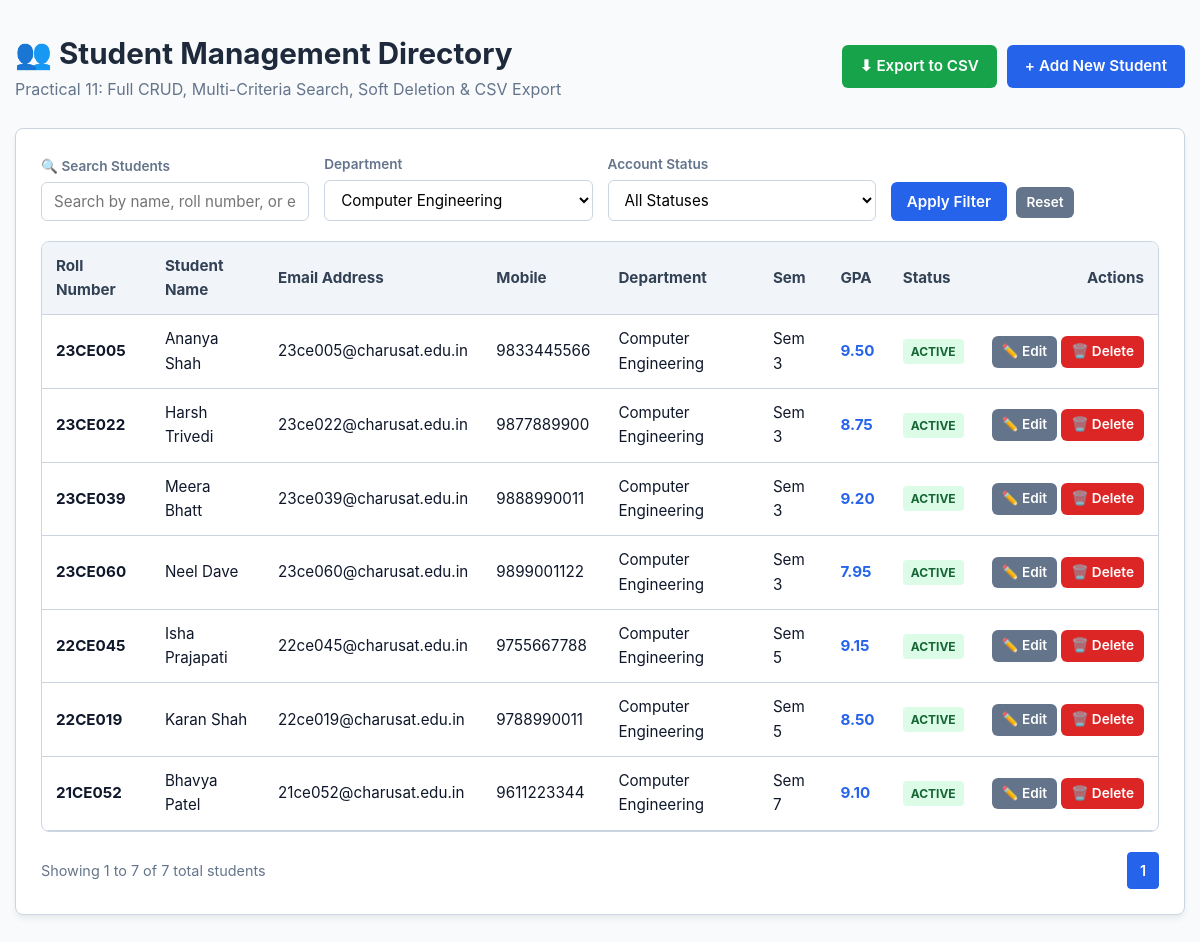
The app's page /index.php?department=Computer Engineering with its own data.
### tables this page shows
CREATE TABLE IF NOT EXISTS `students` (
    `id` INT UNSIGNED AUTO_INCREMENT PRIMARY KEY,
    `roll_number` VARCHAR(20) NOT NULL UNIQUE,
    `full_name` VARCHAR(100) NOT NULL,
    `email` VARCHAR(100) NOT NULL UNIQUE,
    `phone` VARCHAR(15) NOT NULL,
    `department` VARCHAR(80) NOT NULL,
    `semester` TINYINT UNSIGNED NOT NULL DEFAULT 1,
    `gpa` DECIMAL(3, 2) NOT NULL DEFAULT 0.00,
    `city` VARCHAR(50) NOT NULL DEFAULT 'Anand',
    `status` ENUM('active', 'inactive', 'deleted') NOT NULL DEFAULT 'active',
    `created_at` TIMESTAMP DEFAULT CURRENT_TIMESTAMP,
    `updated_at` TIMESTAMP DEFAULT CURRENT_TIMESTAMP ON UPDATE CURRENT_TIMESTAMP,
    INDEX `idx_students_search` (`roll_number`, `full_name`, `email`),
    INDEX `idx_students_filter` (`department`, `status`)
);

### index.php (the view, shortened to what this page needs)
<?php
$pdo = Database::getConnection();
$search     = trim($_GET['search'] ?? '');
$department = trim($_GET['department'] ?? 'ALL');
$status     = trim($_GET['status'] ?? 'ALL');
$page       = max(1, (int)($_GET['page'] ?? 1));
$perPage    = 8;
$offset     = ($page - 1) * $perPage;
$whereClauses = [];
$params = [];
if ($department !== '' && $department !== 'ALL') {
    $whereClauses[] = "department = :dept";
    $params[':dept'] = $department;
}
$whereSql = !empty($whereClauses) ? 'WHERE ' . implode(' AND ', $whereClauses) : '';
$countStmt = $pdo->prepare("SELECT COUNT(*) FROM students {$whereSql}");
$countStmt->execute($params);
$totalRows = (int)$countStmt->fetchColumn();
$totalPages = max(1, ceil($totalRows / $perPage));
$query = "
    SELECT id, roll_number, full_name, email, phone, department, semester, gpa, city, status
    FROM students
    {$whereSql}
    ORDER BY id ASC
    LIMIT :limit OFFSET :offset
";
$stmt = $pdo->prepare($query);
foreach ($params as $k => $v) {
    $stmt->bindValue($k, $v);
}
$stmt->bindValue(':limit', $perPage, PDO::PARAM_INT);
$stmt->bindValue(':offset', $offset, PDO::PARAM_INT);
$stmt->execute();
$students = $stmt->fetchAll();
$deptStmt = $pdo->query("SELECT DISTINCT department FROM students WHERE department IS NOT NULL AND department != '' ORDER BY department ASC");
$allDepts = $deptStmt->fetchAll(PDO::FETCH_COLUMN);
?>
<!DOCTYPE html>
<html lang="en">
<head>
    <link rel="stylesheet" href="css/style.css">
</head>
<body>
    <div class="container">
        <header class="header">
            <div>
                <h1>👥 Student Management Directory</h1>
                <p style="color:var(--text-secondary);">Practical 11: Full CRUD, Multi-Criteria Search, Soft Deletion &amp; CSV Export</p>
            </div>
            <div style="display: flex; gap: 10px;">
                <a href="export_csv.php?search=<?= urlencode($search) ?>&department=<?= urlencode($department) ?>&status=<?= urlencode($status) ?>" class="btn btn-success">
                    ⬇ Export to CSV
                </a>
                <a href="add_student.php" class="btn">
                    + Add New Student
                </a>
            </div>
        </header>
        <div class="card">
            <form action="index.php" method="GET" class="filter-bar">
                <div class="form-group" style="flex: 2;">
                    <label for="search">🔍 Search Students</label>
                    <input type="text" id="search" name="search" class="form-control"
                           placeholder="Search by name, roll number, or email..." value="<?= htmlspecialchars($search) ?>">
                </div>
                <div class="form-group">
                    <label for="department">Department</label>
                    <select id="department" name="department" class="form-control">
                        <?php foreach ($allDepts as $d): ?>
                            <option value="<?= htmlspecialchars($d) ?>" <?= $department === $d ? 'selected' : '' ?>>
                                <?= htmlspecialchars($d) ?>
                            </option>
                        <?php endforeach; ?>
                    </select>
                </div>
                <div class="form-group">
                    <label for="status">Account Status</label>
                    <select id="status" name="status" class="form-control">
                        <option value="ALL" <?= $status === 'ALL' ? 'selected' : '' ?>>All Statuses</option>
                    </select>
                </div>
                <div>
                    <button type="submit" class="btn btn-primary" style="padding: 10px 16px;">Apply Filter</button>
                    <a href="index.php" class="btn btn-secondary btn-sm" style="margin-left: 5px;">Reset</a>
                </div>
            </form>
            <div class="table-wrapper">
                <table>
                    <thead>
                        <tr>
                            <th>Roll Number</th>
                            <th>Student Name</th>
                            <th>Email Address</th>
                            <th>Mobile</th>
                            <th>Department</th>
                            <th>Sem</th>
                            <th>GPA</th>
                            <th>Status</th>
                            <th style="text-align: right;">Actions</th>
                        </tr>
                    </thead>
                    <tbody>
                        <?php if (empty($students)): ?>
                            <tr>
                                <td colspan="9" style="text-align: center; padding: 30px; color: var(--text-secondary);">
                                    🔍 No student records match your query. Try resetting filters.
                                </td>
                            </tr>
                        <?php else: ?>
                            <?php foreach ($students as $s): ?>
                                <tr class="<?= $s['status'] === 'deleted' ? 'row-deleted' : '' ?>">
                                    <td><strong><?= htmlspecialchars($s['roll_number']) ?></strong></td>
                                    <td><?= htmlspecialchars($s['full_name']) ?></td>
                                    <td><?= htmlspecialchars($s['email']) ?></td>
                                    <td><?= htmlspecialchars($s['phone']) ?></td>
                                    <td><?= htmlspecialchars($s['department']) ?></td>
                                    <td>Sem <?= (int)$s['semester'] ?></td>
                                    <td><strong style="color:var(--primary);"><?= number_format((float)$s['gpa'], 2) ?></strong></td>
                                    <td>
                                        <span class="badge badge-<?= htmlspecialchars($s['status']) ?>">
                                            <?= htmlspecialchars($s['status']) ?>
                                        </span>
                                    </td>
                                    <td style="text-align: right; white-space: nowrap;">
                                        <a href="edit_student.php?id=<?= $s['id'] ?>" class="btn btn-secondary btn-sm" title="Edit Student">✏️ Edit</a>
                                        <?php if ($s['status'] === 'deleted'): ?>
                                            <a href="delete_student.php?id=<?= $s['id'] ?>&action=restore" class="btn btn-success btn-sm" onclick="return confirm('Restore this soft-deleted student to active status?');">
                                                ♻️ Restore
                                            </a>
                                        <?php else: ?>
                                            <a href="delete_student.php?id=<?= $s['id'] ?>&action=soft_delete" class="btn btn-danger btn-sm" onclick="return confirm('Confirm soft deletion for <?= htmlspecialchars(addslashes($s['full_name'])) ?>? The record can be restored later.');">
                                                🗑️ Delete
                                            </a>
                                        <?php endif; ?>
                                    </td>
                                </tr>
                            <?php endforeach; ?>
                        <?php endif; ?>
                    </tbody>
                </table>
            </div>
            <div class="pagination">
                <span style="font-size: 0.9rem; color: var(--text-secondary);">
                    Showing <?= $totalRows > 0 ? $offset + 1 : 0 ?> to <?= min($offset + $perPage, $totalRows) ?> of <?= $totalRows ?> total students
                </span>
                <div class="page-links">
                    <?php for ($p = 1; $p <= $totalPages; $p++): ?>
                        <a href="index.php?page=<?= $p ?>&search=<?= urlencode($search) ?>&department=<?= urlencode($department) ?>&status=<?= urlencode($status) ?>"
                           class="page-link <?= $p === $page ? 'active' : '' ?>">
                            <?= $p ?>
                        </a>
                    <?php endfor; ?>
                </div>
            </div>
        </div>
    </div>
</body>
</html>

### css/style.css (style rules this page uses)
:root { --primary: #2563eb; --primary-dark: #1d4ed8; --bg-page: #f8fafc; --bg-card: #ffffff; --text-primary: #0f172a; --text-secondary: #64748b; --border: #cbd5e1; --success: #16a34a; --danger: #dc2626; --warning: #f59e0b; --radius: 8px; --shadow: 0 4px 6px -1px rgba(0, 0, 0, 0.08); }
* { box-sizing: border-box; margin: 0; padding: 0; font-family: -apple-system, BlinkMacSystemFont, "Segoe UI", Roboto, sans-serif; }
body { background: var(--bg-page); color: var(--text-primary); line-height: 1.6; padding: 30px 15px; }
.container { max-width: 1200px; margin: 0 auto; }
.card { background: var(--bg-card); border: 1px solid var(--border); border-radius: var(--radius); padding: 25px; box-shadow: var(--shadow); margin-bottom: 25px; }
.header { display: flex; justify-content: space-between; align-items: center; margin-bottom: 25px; flex-wrap: wrap; gap: 15px; }
h1 { font-size: 1.85rem; color: #1e293b; }
.btn { display: inline-flex; align-items: center; gap: 6px; background: var(--primary); color: #fff; padding: 9px 18px; border-radius: 6px; font-weight: 600; text-decoration: none; border: none; cursor: pointer; font-size: 0.95rem; transition: background 0.2s; }
.btn-success { background: var(--success); }
.btn-danger { background: var(--danger); }
.btn-secondary { background: #64748b; }
.btn-sm { padding: 5px 10px; font-size: 0.85rem; }
.filter-bar { display: grid; grid-template-columns: repeat(auto-fit, minmax(200px, 1fr)); gap: 15px; align-items: end; margin-bottom: 20px; }
.form-group label { display: block; font-size: 0.85rem; font-weight: 600; margin-bottom: 4px; color: var(--text-secondary); }
.form-control { width: 100%; padding: 9px 12px; border: 1.5px solid var(--border); border-radius: 6px; font-size: 0.95rem; background: #fff; }
.table-wrapper { overflow-x: auto; border: 1px solid var(--border); border-radius: var(--radius); }
table { width: 100%; border-collapse: collapse; text-align: left; }
th, td { padding: 12px 14px; border-bottom: 1px solid var(--border); font-size: 0.95rem; }
th { background: #f1f5f9; font-weight: 700; color: #334155; }
.badge { display: inline-block; padding: 3px 8px; border-radius: 4px; font-size: 0.75rem; font-weight: bold; text-transform: uppercase; }
.badge-active { background: #dcfce7; color: #166534; }
.pagination { display: flex; justify-content: space-between; align-items: center; margin-top: 20px; flex-wrap: wrap; gap: 10px; }
.page-links { display: flex; gap: 5px; }
.page-link { padding: 6px 12px; border: 1px solid var(--border); background: #fff; text-decoration: none; border-radius: 4px; color: var(--text-primary); font-weight: 600; font-size: 0.9rem; }
.page-link.active { background: var(--primary); color: #fff; border-color: var(--primary); }

### records on screen
students: roll_number "23CE005", full_name "Ananya Shah", email "23ce005@charusat.edu.in", phone "9833445566", department "Computer Engineering", semester "3", gpa "9.50", status "ACTIVE"
students: roll_number "23CE022", full_name "Harsh Trivedi", email "23ce022@charusat.edu.in", phone "9877889900", department "Computer Engineering", semester "3", gpa "8.75", status "ACTIVE"
students: roll_number "23CE039", full_name "Meera Bhatt", email "23ce039@charusat.edu.in", phone "9888990011", department "Computer Engineering", semester "3", gpa "9.20", status "ACTIVE"
students: roll_number "23CE060", full_name "Neel Dave", email "23ce060@charusat.edu.in", phone "9899001122", department "Computer Engineering", semester "3", gpa "7.95", status "ACTIVE"
students: roll_number "22CE045", full_name "Isha Prajapati", email "22ce045@charusat.edu.in", phone "9755667788", department "Computer Engineering", semester "5", gpa "9.15", status "ACTIVE"
students: roll_number "22CE019", full_name "Karan Shah", email "22ce019@charusat.edu.in", phone "9788990011", department "Computer Engineering", semester "5", gpa "8.50", status "ACTIVE"
students: roll_number "21CE052", full_name "Bhavya Patel", email "21ce052@charusat.edu.in", phone "9611223344", department "Computer Engineering", semester "7", gpa "9.10", status "ACTIVE"

### other values on screen
$offset + 1 "1"
min($offset + $perPage, $totalRows) "7"
$totalRows "7"
form field department "Computer Engineering"
